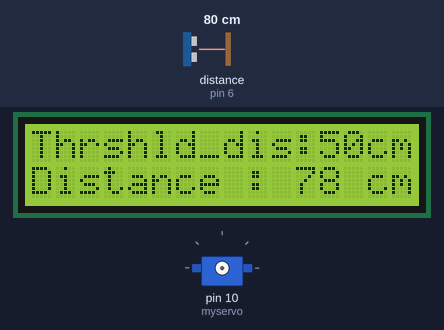
Bench run of a sketch on a simulated Arduino Uno, built with avr-gcc and run on an emulated ATmega328P. Parts: 16×2 character LCD, servo. Wiring (inferred from the names in the program): ultrasonic range finder: trigger pin 7; echo pin 6. The inputs (shaded band) are chosen by the test bench; at power-on: distance to the obstacle (sensor on pin 6) 80 cm. The echo pulse lasts 58.3 µs per cm; what the sketch prints to the serial monitor is not drawn.

Above: at 1.2 s.
1.3 s: distance to the obstacle (sensor on pin 6) set to 57 cm
At 2.4 s:
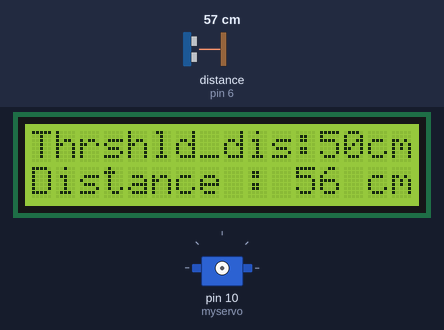
2.9 s: distance to the obstacle (sensor on pin 6) set to 48 cm
At 3.1 s:
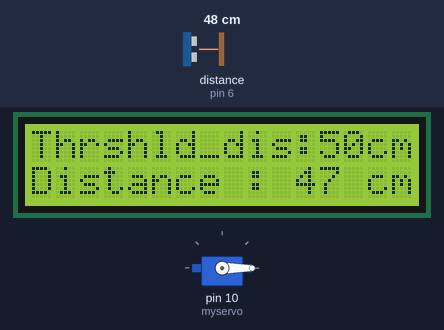
4.7 s: distance to the obstacle (sensor on pin 6) set to 2 cm
At 4.89 s:
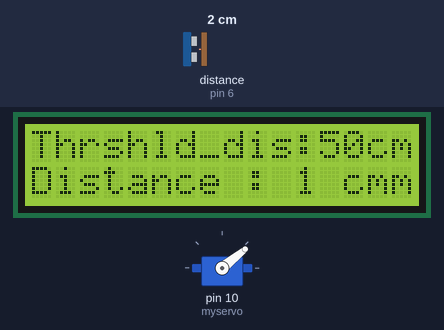
6.3 s: distance to the obstacle (sensor on pin 6) set to 18 cm
At 6.45 s:
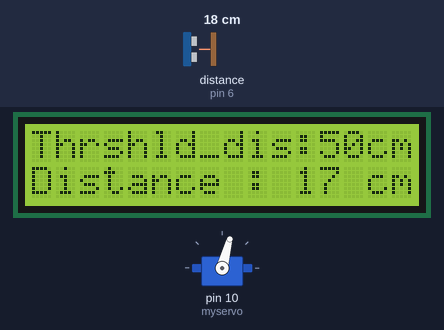
7.9 s: distance to the obstacle (sensor on pin 6) set to 9 cm
At 11.6 s:
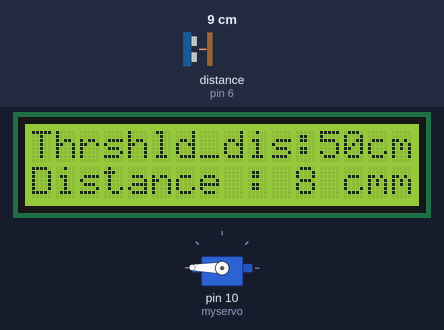
Timing chart, 0 to 12.8 s (numbered marks = the images above; inputs shaded):
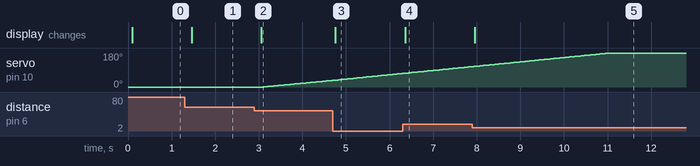

The sketch:

lcd_senor_dispaly1.ino
```cpp
#include <LiquidCrystal.h> //Import the LCD library
#include <Servo.h>

Servo myservo;
LiquidCrystal lcd(12, 11, 5, 4, 3, 2);
#define contrast 9 //Define the pin that controls the contrast of the screen

const int trigPin = 7; // Trigger Pin of Ultrasonic Sensor
const int echoPin = 6; // Echo Pin of Ultrasonic Sensor

// defines variables
long duration; // variable for the duration of sound wave travel
int distance; // variable for the distance measurement

int pos = 0;    // variable to store the servo position
int threshold_distance=50 ;

void setup()
{
  lcd.begin(16, 2);          //Tell the LCD that it is a 16x2 LCD
  Serial.begin(9600);
  pinMode(contrast, OUTPUT);  //set pin 9 to OUTPUT
  pinMode(trigPin, OUTPUT); // Sets the trigPin as an OUTPUT
  pinMode(echoPin, INPUT); // Sets the echoPin as an INPUT
  digitalWrite(contrast,LOW);

}
void loop()
{ lcd.print("Thrshld_dis:");
  lcd.print(threshold_distance);
  lcd.print("cm");

 //reading distance from ultrasonic sensor
  distance =Ultrasonic_read();

 // Displays the distance on the Serial Monitor
  serial_display();

 //*****Also Displaying on LCD******
  lcd_display();

 //setting up servo motor
 pos=0;
 while(distance<=threshold_distance)
 {
  myservo.attach(10);
  if(pos<180)
  {
  myservo.write(pos);
  delay(20);

  Serial.print("angle of servo :");
  Serial.print(pos);
  Serial.println();
  pos += 1 ;
  distance =Ultrasonic_read();
   serial_display(); // displaying new input data on Serial
   lcd_display();    // and LCD display
  }
 }

  lcd.setCursor(0, 0);
  delay(200);
}

int Ultrasonic_read()
{
  digitalWrite(trigPin, LOW); // Clears the trigPin condition
  delayMicroseconds(2);

  digitalWrite(trigPin, HIGH);
  delayMicroseconds(10);       // Sets the trigPin HIGH (ACTIVE) for 10 microseconds

  digitalWrite(trigPin, LOW);
  // Reads the echoPin, returns the sound wave travel time in microseconds
  duration = pulseIn(echoPin, HIGH);
  // Calculating the distance
  distance = (duration*0.034)/2; // Speed of sound wave divided by 2 (go and back)
  return distance;
}

void serial_display()
{
  Serial.print("Distnce: ");
  Serial.print(distance);
  Serial.print(" cm");
  Serial.println();
  delay(10);
}

void lcd_display()
{
  lcd.setCursor(0, 1);
  lcd.print("Distance : ");
  lcd.print(distance);
  lcd.print(" cm");
  delay(10);
}

            
```

Measured:
- after the input at 1.3 s, the display: changes after 0.16 s (image 1)
- after the input at 2.9 s, servo on pin 10 (myservo): moves from 0° to 35° over 1.6 s, starting after 0.22 s; the display: changes after 0.16 s (image 2)
- after the input at 4.7 s, the display: changes after 0.05 s (image 3)
- after the input at 6.3 s, the display: changes after 0.05 s (image 4)
- after the input at 7.9 s, the display: changes after 0.05 s (image 5)
